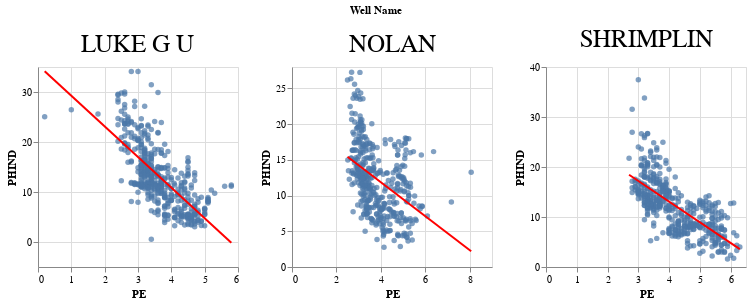

The notebook cell saved with this chart:
### Markdown cell above
Nos variables semblent avoir une relation complexe. Mais on peut remarquer une certaine tendance entre la variable PHIND (Average of neutron and density log) et la variable PE (photoelectric effect log).

### Code cell
WN=np.random.choice(df['Well Name'].unique(),3) #Je prends aléatoirement trois puits

CheckRelPE_PHIND=df[df['Well Name'].isin(WN)][['Well Name','PE','PHIND']]

scatter=alt.Chart(CheckRelPE_PHIND).mark_circle().encode(
                x='PE:Q',
                y='PHIND:Q').properties(height=200,width=200)


scatter = scatter + scatter.transform_regression('PE', 'PHIND').mark_line(
     color='red',
)



chart = scatter.facet(
    columns=3
    , facet=alt.Facet('Well Name',header=alt.Header(labelFontSize=25))
).resolve_scale(
    x='independent',
    y='independent'
)

chart.display()

### Figure 1 — Vega-Lite specification as saved in the notebook (floating-point values rounded to 4 significant figures; data arrays with more than 128 entries replaced by an {"elided": "..."} marker saying what was removed)
{"config": {"view": {"continuousWidth": 400, "continuousHeight": 300}}, "data": {"name": "data-eb8ce9ca46c700be419a3e279b1a4bfb"}, "facet": {"type": "nominal", "field": "Well Name", "header": {"labelFontSize": 25}}, "spec": {"layer": [{"mark": "circle", "encoding": {"x": {"type": "quantitative", "field": "PE"}, "y": {"type": "quantitative", "field": "PHIND"}}, "height": 200, "width": 200}, {"mark": {"type": "line", "color": "red"}, "encoding": {"x": {"type": "quantitative", "field": "PE"}, "y": {"type": "quantitative", "field": "PHIND"}}, "height": 200, "transform": [{"on": "PE", "regression": "PHIND"}], "width": 200}]}, "columns": 3, "resolve": {"scale": {"x": "independent", "y": "independent"}}, "$schema": "https://vega.github.io/schema/vega-lite/v4.8.1.json", "datasets": {"data-eb8ce9ca46c700be419a3e279b1a4bfb": {"elided": "1346 records"}}}
